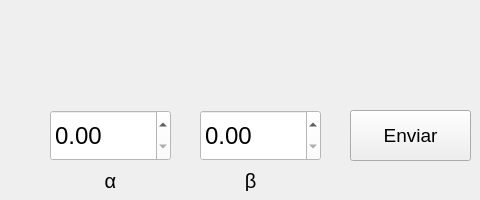
      <widget class="QWidget" name="page">
       <widget class="QDoubleSpinBox" name="alphaManualAngleSetpoint">
        <property name="geometry">
         <rect>
          <x>50</x>
          <y>110</y>
          <width>121</width>
          <height>51</height>
         </rect>
        </property>
        <property name="font">
         <font>
          <pointsize>18</pointsize>
          <strikeout>false</strikeout>
         </font>
        </property>
        <property name="styleSheet">
         <string notr="true">background-color: rgb(255, 255, 255);
</string>
        </property>
        <property name="keyboardTracking">
         <bool>true</bool>
        </property>
        <property name="singleStep">
         <double>0.500000000000000</double>
        </property>
       </widget>
       <widget class="QDoubleSpinBox" name="betaManualAngleSetpoint">
        <property name="geometry">
         <rect>
          <x>200</x>
          <y>110</y>
          <width>121</width>
          <height>51</height>
         </rect>
        </property>
        <property name="font">
         <font>
          <pointsize>18</pointsize>
          <strikeout>false</strikeout>
         </font>
        </property>
        <property name="styleSheet">
         <string notr="true">background-color: rgb(255, 255, 255);
</string>
        </property>
        <property name="keyboardTracking">
         <bool>true</bool>
        </property>
        <property name="singleStep">
         <double>0.500000000000000</double>
        </property>
       </widget>
       <widget class="QPushButton" name="SendManualSurfaceSetpoint">
        <property name="geometry">
         <rect>
          <x>350</x>
          <y>110</y>
          <width>121</width>
          <height>51</height>
         </rect>
        </property>
        <property name="font">
         <font>
          <pointsize>14</pointsize>
         </font>
        </property>
        <property name="text">
         <string>Enviar</string>
        </property>
       </widget>
       <widget class="QLabel" name="x_pos_7">
        <property name="geometry">
         <rect>
          <x>220</x>
          <y>170</y>
          <width>61</width>
          <height>21</height>
         </rect>
        </property>
        <property name="font">
         <font>
          <pointsize>15</pointsize>
         </font>
        </property>
        <property name="text">
         <string>β</string>
        </property>
        <property name="alignment">
         <set>Qt::AlignCenter</set>
        </property>
       </widget>
       <widget class="QLabel" name="x_pos_6">
        <property name="geometry">
         <rect>
          <x>80</x>
          <y>170</y>
          <width>61</width>
          <height>21</height>
         </rect>
        </property>
        <property name="font">
         <font>
          <pointsize>15</pointsize>
         </font>
        </property>
        <property name="text">
         <string>α</string>
        </property>
        <property name="alignment">
         <set>Qt::AlignCenter</set>
        </property>
       </widget>
      </widget>
